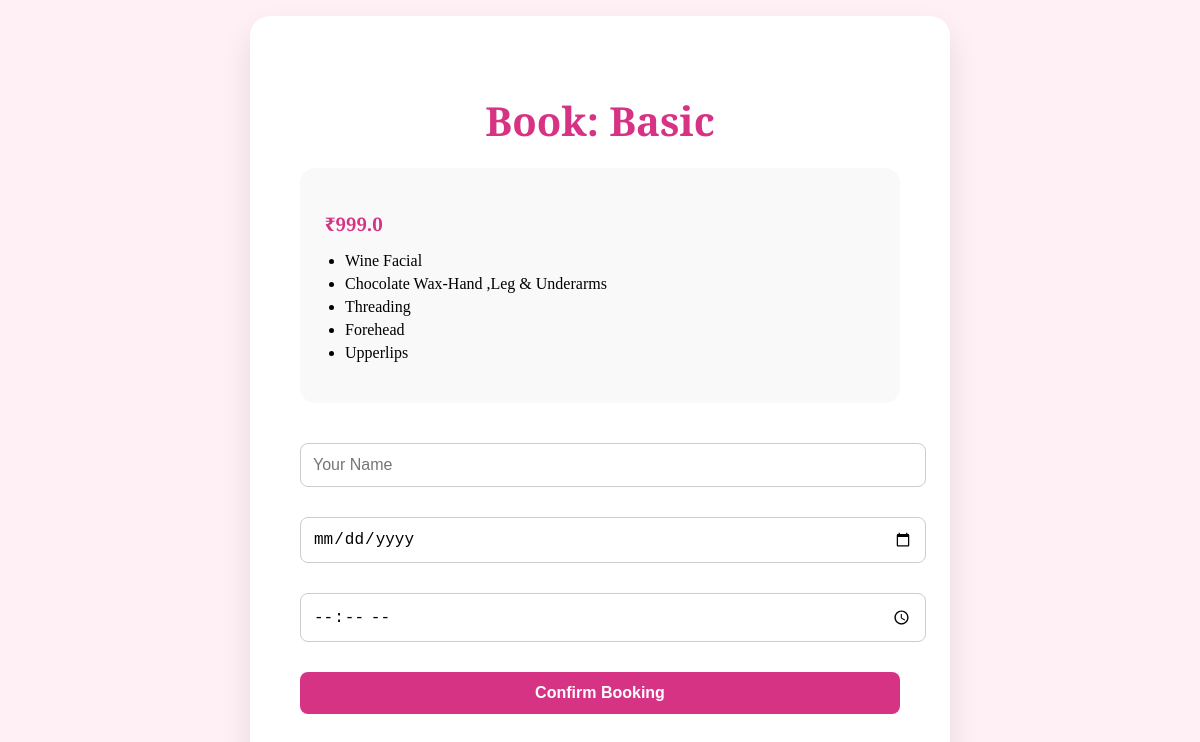
Screenshot of /book/1/ with the database file from the repository.
### customerApp/models.py (models this page shows, shortened)
class Package(models.Model):
    name=models.CharField(max_length=100)
    price=models.FloatField(max_length=20)
    item1=models.CharField(max_length=100)
    item2=models.CharField(max_length=100)
    item3=models.CharField(max_length=100)
    item4=models.CharField(max_length=100)
    item5=models.CharField(max_length=100)

### customerApp/views.py (the view, shortened to what this page needs)
# urls.py: path('book/<int:package_id>/', views.book_package, name='book'),
def book_package(request, package_id):
    package = get_object_or_404(Package, id=package_id)
    return render(request, 'book_package.html', {'package': package})

### template/book_package.html (shortened to what this page needs)
<!DOCTYPE html>
<html lang="en">
<head>
</head>
<body>
  <div class="booking-box">
    {% if package %}
      <h1>Book: {{ package.name }}</h1>
      <div class="card">
        <h3>₹{{ package.price }}</h3>
        <ul>
          <li>{{ package.item1 }}</li>
          <li>{{ package.item2 }}</li>
          <li>{{ package.item3 }}</li>
          <li>{{ package.item4 }}</li>
          <li>{{ package.item5 }}</li>
        </ul>
      </div>
      <form method="post">
        <input type="text" name="customer_name" placeholder="Your Name" required />
        <input type="date" name="date" required />
        <input type="time" name="time" required />
        <button type="submit">Confirm Booking</button>
      </form>
    {% else %}
      <p class="text-danger">No package was selected.</p>
    {% endif %}
  </div>
</body>
</html>

### template/book_package.html (style rules this page uses)
body { margin: 0; padding: 0; font-family: 'Playfair Display', serif; background-color: #fff0f5; display: flex; justify-content: center; align-items: center; height: 100vh; text-align: center; }
.booking-box { background: #fff; padding: 50px; border-radius: 20px; box-shadow: 0 15px 30px rgba(0,0,0,0.1); max-width: 600px; width: 100%; }
h1 { color: #d63384; font-size: 2.5rem; margin-bottom: 20px; }
form input, form button { width: 100%; padding: 12px; margin-top: 10px; margin-bottom: 20px; border-radius: 8px; border: 1px solid #ccc; font-size: 1rem; }
form button { background-color: #d63384; color: white; border: none; font-weight: bold; cursor: pointer; transition: background 0.3s; }
.card { background: #f9f9f9; padding: 25px; border-radius: 15px; margin-bottom: 30px; text-align: left; }
.card h3 { color: #d63384; margin-bottom: 10px; }
.card ul { padding-left: 20px; text-align: left; }
.card ul li { margin-bottom: 5px; list-style-type: disc; }

### rows the page displays
Package: name "Basic", price "999.0", item1 "Wine Facial", item2 "Chocolate Wax-Hand ,Leg & Underarms", item3 "Threading", item4 "Forehead", item5 "Upperlips"
